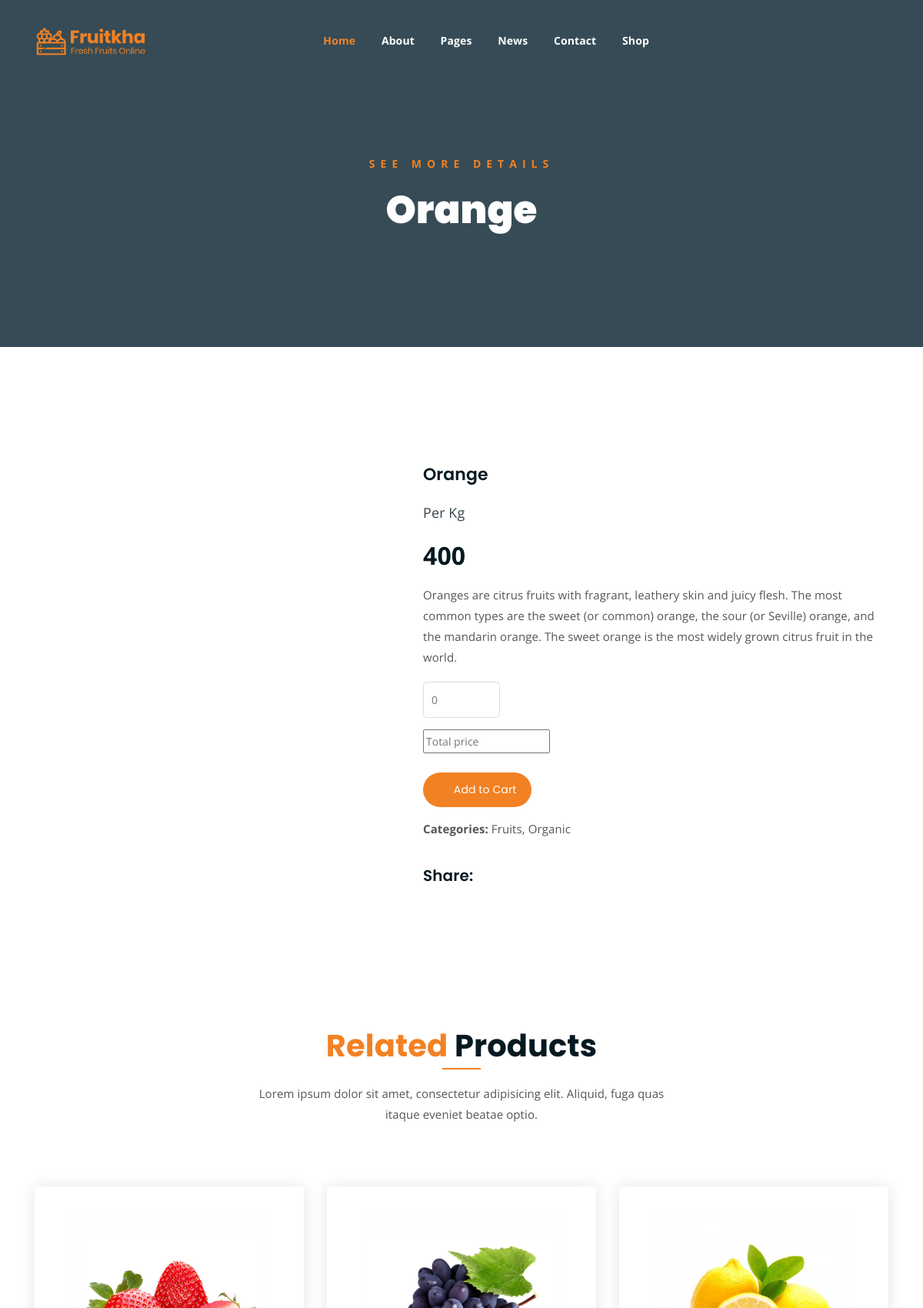
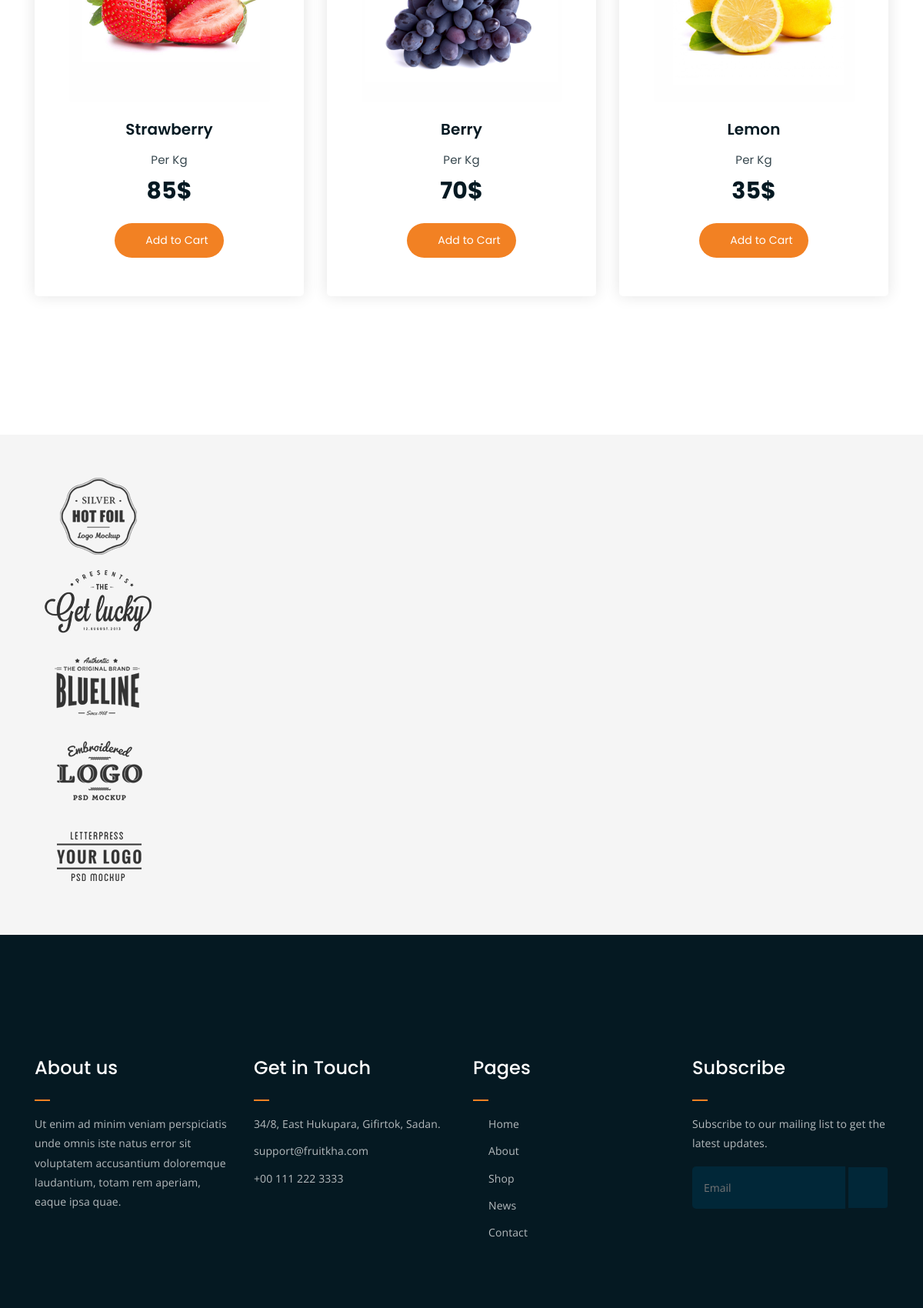
Page /singleproduct/3/ (upper part) on the committed database (2 pictures, top to bottom).
### BackEnd/models.py (models this page shows)
class ProductDB(models.Model):
    category=models.CharField(max_length=100,null=True,blank=True)
    pname=models.CharField(max_length=100,null=True,blank=True)
    pprice=models.IntegerField(null=True,blank=True)
    pdescription=models.CharField(max_length=500,null=True,blank=True)
    pimage=models.ImageField(upload_to="Product_images",null=True,blank=True)

### WebApp/views.py (the view)
# urls.py: path('singleproduct/<int:Pid>/',views.singleproduct,name="singleproduct"),
def singleproduct(req,Pid):
    data=ProductDB.objects.get(id=Pid)
    return render(req,"singleproduct.html",{'data':data})

### WebApp/templates/singleproduct.html (shortened to what this page needs)
<!DOCTYPE html>
{% load static %}
<html lang="en">
<head>
	<link rel="stylesheet" href="{% static 'assets/css/all.min.css' %}">
	<link rel="stylesheet" href="{% static 'assets/bootstrap/css/bootstrap.min.css' %}">
	<link rel="stylesheet" href="{% static 'assets/css/owl.carousel.css' %}">
	<link rel="stylesheet" href="{% static 'assets/css/magnific-popup.css' %}">
	<link rel="stylesheet" href="{% static 'assets/css/animate.css' %}">
	<link rel="stylesheet" href="{% static 'assets/css/meanmenu.min.css' %}">
	<link rel="stylesheet" href="{% static 'assets/css/main.css' %}">
	<link rel="stylesheet" href="{% static 'assets/css/responsive.css' %}">
</head>
<body>
	<div class="top-header-area" id="sticker">
		<div class="container">
			<div class="row">
				<div class="col-lg-12 col-sm-12 text-center">
					<div class="main-menu-wrap">
						<div class="site-logo">
							<a href="index.html">
								<img src="{% static 'assets/img/logo.png' %}" alt="">
							</a>
						</div>
						<nav class="main-menu">
							<ul>
								<li class="current-list-item"><a href="#">Home</a>
								</li>
								<li><a href="about.html">About</a></li>
								<li><a href="#">Pages</a>
								</li>
								<li><a href="news.html">News</a>
								</li>
								<li><a href="#">Contact</a></li>
								<li><a href="#">Shop</a>
								</li>
								<li>
									<div class="header-icons">
										<a class="shopping-cart" href="cart.html"><i class="fas fa-shopping-cart"></i></a>
										<a class="mobile-hide search-bar-icon" href="#"><i class="fas fa-search"></i></a>
									</div>
								</li>
							</ul>
						</nav>
					</div>
				</div>
			</div>
		</div>
	</div>
	<div class="breadcrumb-section breadcrumb-bg">
		<div class="container">
			<div class="row">
				<div class="col-lg-8 offset-lg-2 text-center">
					<div class="breadcrumb-text">
						<p>See more Details</p>
						<h1>{{data.pname}}</h1>
					</div>
				</div>
			</div>
		</div>
	</div>
	<div class="single-product mt-150 mb-150">
		<div class="container">
			<div class="row">
				<div class="col-md-5">
					<div class="single-product-img">
					</div>
				</div>
				<div class="col-md-7">
					<div class="single-product-content">
						<h3>{{data.pname}}</h3>
						<p class="single-product-pricing"><span>Per Kg</span> {{data.pprice}}</p>
						<p>{{data.pdescription}}</p>
						<div class="single-product-form">
							<form action="index.html">
								<input type="number" placeholder="0"><br>
								<input type="text" placeholder="Total price">
							</form><br>
							<a href="cart.html" class="cart-btn"><i class="fas fa-shopping-cart"></i> Add to Cart</a>
							<p><strong>Categories: </strong>Fruits, Organic</p>
						</div>
						<h4>Share:</h4>
						<ul class="product-share">
							<li><a href=""><i class="fab fa-facebook-f"></i></a></li>
							<li><a href=""><i class="fab fa-twitter"></i></a></li>
							<li><a href=""><i class="fab fa-google-plus-g"></i></a></li>
							<li><a href=""><i class="fab fa-linkedin"></i></a></li>
						</ul>
					</div>
				</div>
			</div>
		</div>
	</div>
	<div class="more-products mb-150">
		<div class="container">
			<div class="row">
				<div class="col-lg-8 offset-lg-2 text-center">
					<div class="section-title">
						<h3><span class="orange-text">Related</span> Products</h3>
						<p>Lorem ipsum dolor sit amet, consectetur adipisicing elit. Aliquid, fuga quas itaque eveniet beatae optio.</p>
					</div>
				</div>
			</div>
			<div class="row">
				<div class="col-lg-4 col-md-6 text-center">
					<div class="single-product-item">
						<div class="product-image">
							<a href="single-product.html"><img src="{% static 'assets/img/products/product-img-1.jpg' %}" alt=""></a>
						</div>
						<h3>Strawberry</h3>
						<p class="product-price"><span>Per Kg</span> 85$ </p>
						<a href="cart.html" class="cart-btn"><i class="fas fa-shopping-cart"></i> Add to Cart</a>
					</div>
				</div>
				<div class="col-lg-4 col-md-6 text-center">
					<div class="single-product-item">
						<div class="product-image">
							<a href="single-product.html"><img src="{% static 'assets/img/products/product-img-2.jpg' %}" alt=""></a>
						</div>
						<h3>Berry</h3>
						<p class="product-price"><span>Per Kg</span> 70$ </p>
						<a href="cart.html" class="cart-btn"><i class="fas fa-shopping-cart"></i> Add to Cart</a>
					</div>
				</div>
				<div class="col-lg-4 col-md-6 offset-lg-0 offset-md-3 text-center">
					<div class="single-product-item">
						<div class="product-image">
							<a href="single-product.html"><img src="{% static 'assets/img/products/product-img-3.jpg' %}" alt=""></a>
						</div>
						<h3>Lemon</h3>
						<p class="product-price"><span>Per Kg</span> 35$ </p>
						<a href="cart.html" class="cart-btn"><i class="fas fa-shopping-cart"></i> Add to Cart</a>
					</div>
				</div>
			</div>
		</div>
	</div>
	<div class="logo-carousel-section">
		<div class="container">
			<div class="row">
				<div class="col-lg-12">
					<div class="logo-carousel-inner">
						<div class="single-logo-item">
							<img src="{% static 'assets/img/company-logos/1.png' %}" alt="">
						</div>
						<div class="single-logo-item">
							<img src="{% static 'assets/img/company-logos/2.png' %}" alt="">
						</div>
						<div class="single-logo-item">
							<img src="{% static 'assets/img/company-logos/3.png' %}" alt="">
						</div>
						<div class="single-logo-item">
							<img src="{% static 'assets/img/company-logos/4.png' %}" alt="">
						</div>
						<div class="single-logo-item">
							<img src="{% static 'assets/img/company-logos/5.png' %}" alt="">
						</div>
					</div>
				</div>
			</div>
		</div>
	</div>
	<div class="footer-area">
		<div class="container">
			<div class="row">
				<div class="col-lg-3 col-md-6">
					<div class="footer-box about-widget">
						<h2 class="widget-title">About us</h2>
						<p>Ut enim ad minim veniam perspiciatis unde omnis iste natus error sit voluptatem accusantium doloremque laudantium, totam rem aperiam, eaque ipsa quae.</p>
					</div>
				</div>
				<div class="col-lg-3 col-md-6">
					<div class="footer-box get-in-touch">
						<h2 class="widget-title">Get in Touch</h2>
						<ul>
							<li>34/8, East Hukupara, Gifirtok, Sadan.</li>
							<li>support@fruitkha.com</li>
							<li>+00 111 222 3333</li>
						</ul>
					</div>
				</div>
				<div class="col-lg-3 col-md-6">
					<div class="footer-box pages">
						<h2 class="widget-title">Pages</h2>
						<ul>
							<li><a href="index.html">Home</a></li>
							<li><a href="about.html">About</a></li>
							<li><a href="services.html">Shop</a></li>
							<li><a href="news.html">News</a></li>
							<li><a href="contact.html">Contact</a></li>
						</ul>
					</div>
				</div>
				<div class="col-lg-3 col-md-6">
					<div class="footer-box subscribe">
						<h2 class="widget-title">Subscribe</h2>
						<p>Subscribe to our mailing list to get the latest updates.</p>
						<form action="index.html">
							<input type="email" placeholder="Email">
							<button type="submit"><i class="fas fa-paper-plane"></i></button>
						</form>
					</div>
				</div>
			</div>
		</div>
	</div>
</body>
</html>

### rows in the picture
ProductDB: pname "Orange", pprice "400", pdescription "Oranges are citrus fruits with fragrant, leathery skin and juicy flesh. The most common types are the sweet (or common) orange, the sour (or Seville) orange, and the mandarin orange. The sweet orange is the most widely grown citrus fruit in the world."
